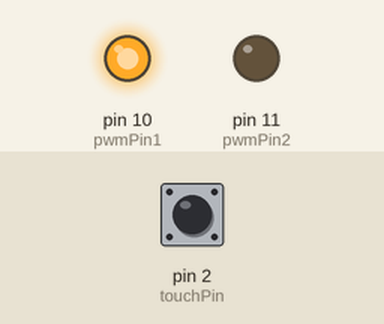
Bench run of a sketch on a simulated Arduino Uno, built with avr-gcc and run on an emulated ATmega328P. Parts: output pins drawn as LEDs (lit = HIGH). The inputs (shaded band) are chosen by the test bench; at power-on: pin 2 (touchPin) LOW.

Above: at 1.2 s.
1.3 s: pin 2 (touchPin) pulled HIGH for 0.15 s
At 1.37 s:
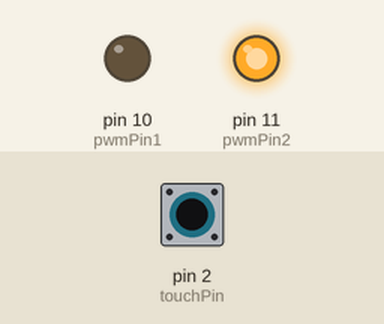
2.9 s: pin 2 (touchPin) pulled HIGH for 3.2 s
At 6.7 s:
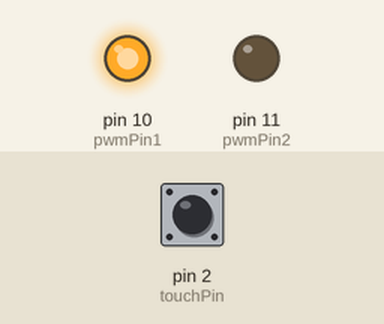
Timing chart, 0 to 8.2 s (numbered marks = the images above; inputs shaded):
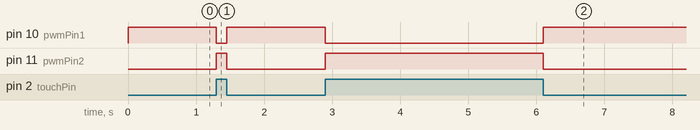

The sketch:

MagnetControl.ino
```cpp
// Control two magnets based on a switch and a potentiometer reading.

//#include <U8glib.h>
//
//// OLED display parameters.
//// 4 lines is recommended, but 5 also works.
//#define numLines 4
//const int clkPin = 8;
//const int mosiPin = 9;
//const int csPin = 6;
//const int dcPin = 7;
//const boolean flipped = false;
//U8GLIB_SH1106_128X64 u8g(clkPin, mosiPin, csPin, dcPin);
//int deltaRow = 16, firstRow = 14;

//const int potPin = 0;
const int touchPin = 2;
boolean touchValue = LOW;
const int pwmPin1 = 10;
const int pwmPin2 = 11;

String text[] = {
  "0123456789012345",
  "Hello, world!",
  "Hello, again!",
  "Hi, yet again!",
  "Enough already!"
};

//int voltageReading = 0; // 10 bit
//float voltage = 0;
int pwmValue = 0; // 8 bit
float dutyCycle = 0.0;
//long lastPrintTime = 0;

void setup() {

  pinMode(touchPin, INPUT);

//  // Set up OLED
//  u8g.setFont(u8g_font_unifont); // 16 x 16
//  if (numLines == 5) { deltaRow = 12; }
//  if (flipped) {
//    u8g.setRot180(); // flip screen
//    firstRow = 12;
//  }
}

void loop() {

//  u8g.firstPage();
//  do {

//    voltageReading = analogRead(potPin);
//    pwmValue = map(voltageReading, 0, 1023, 0, 255);
    pwmValue = 255;

    touchValue = digitalRead(touchPin);
    if (touchValue == HIGH) {
      analogWrite(pwmPin1, 0);
      analogWrite(pwmPin2, pwmValue);
    } else {
      analogWrite(pwmPin1, pwmValue);
      analogWrite(pwmPin2, 0);
    }

//    if (millis() - lastPrintTime > 50) {
//
//      voltage = map(voltageReading, 0, 1023, 0, 5000) / 1000.0;
//      dutyCycle = 100 * pwmValue / 256.0;
//      text[0] = "Reading: " + String(voltageReading, DEC);
//      text[1] = "Voltage: " + String(voltage, 2) + " V";
//      text[2] = "PWM Value: " + String(pwmValue, DEC);
//      text[3] = "PWM Duty: " + String(dutyCycle, 1) + "%";
//
//      lastPrintTime = millis();
//    }
//    draw();
//  } while(u8g.nextPage());

}

//void draw(void) {
//  char charBuffer[16];
//  for (int i = 0; i < numLines; i++) {
//    text[i].toCharArray(charBuffer, 16);
//    u8g.drawStr(0, firstRow + i*deltaRow, charBuffer);
//  }
//}
```

Measured:
- after the input at 1.3 s, pin 10 (pwmPin1): HIGH → LOW at once, → HIGH 0.15 s later; pin 11 (pwmPin2): LOW → HIGH at once, → LOW 0.15 s later
- after the input at 2.9 s, pin 10 (pwmPin1): HIGH → LOW at once, → HIGH 3.2 s later; pin 11 (pwmPin2): LOW → HIGH at once, → LOW 3.2 s later
